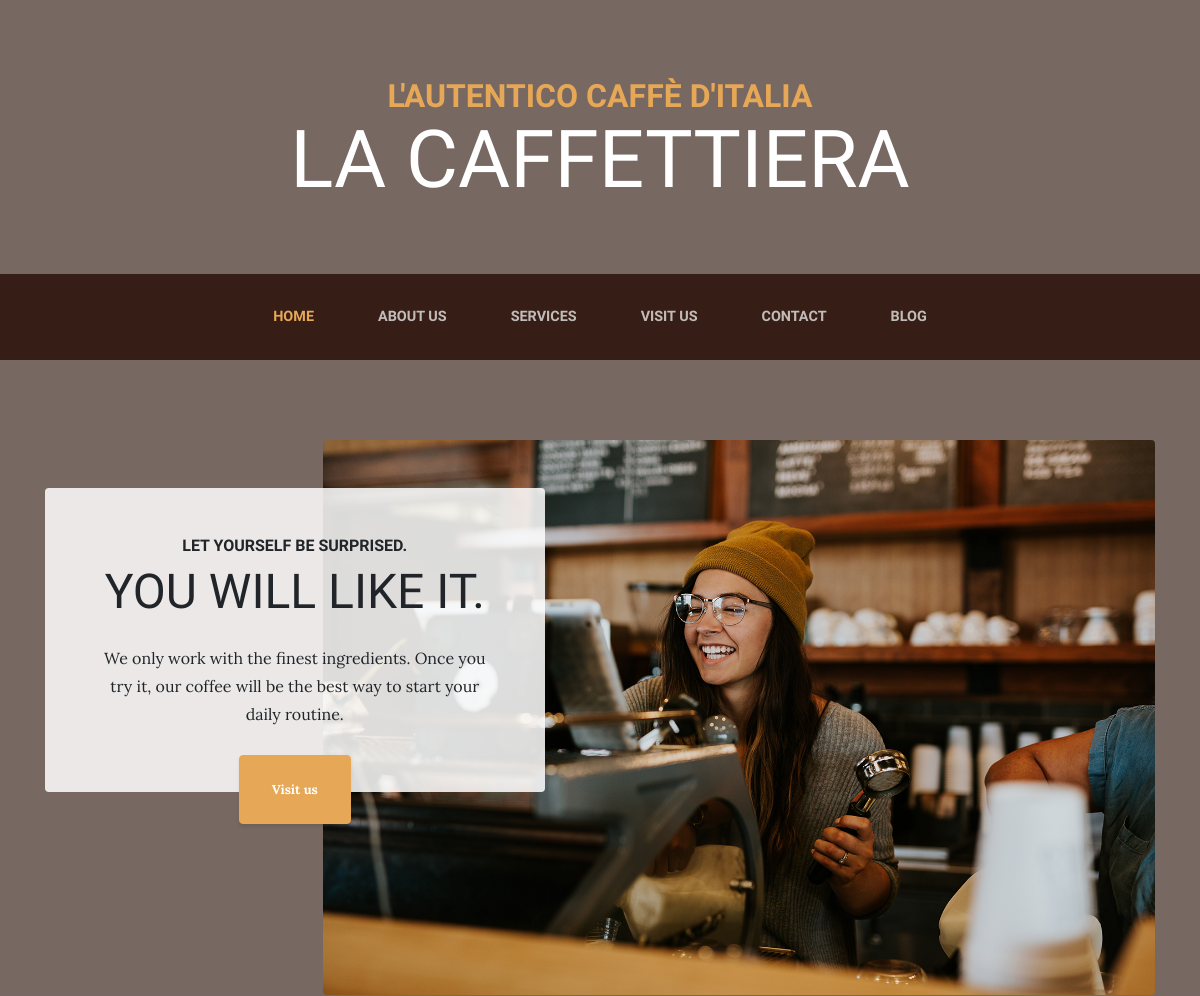
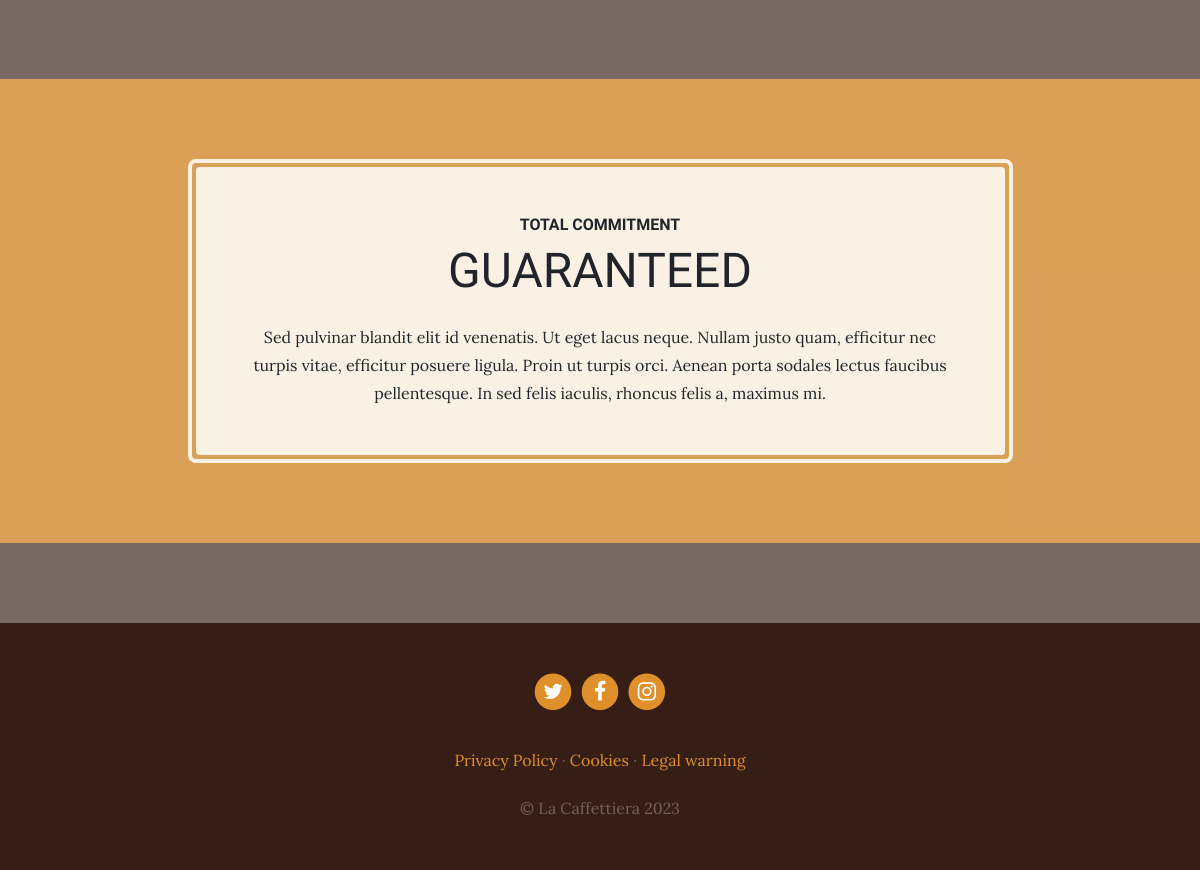
The page / on the database its author committed (2 pictures, top to bottom).
### pages/models.py (models this page shows, shortened)
class Page(models.Model):
    title = models.CharField(verbose_name='Title', max_length=200)
    content = RichTextField(verbose_name='Content')
    order = models.SmallIntegerField(verbose_name='Order', default=0)
    created = models.DateTimeField(auto_now_add=True, verbose_name='Creation date')
    updated = models.DateTimeField(auto_now=True, verbose_name='Update date')
    class Meta:
        verbose_name = "Page"
        verbose_name_plural = "Pages"
        ordering = ['order', 'title']

### core/views.py (the view)
# urls.py: path('', views.home, name='home'),
def home(request):
    return render(request, "core/home.html")

### pages/processors.py (called while the page is built)
def ctx_dict(request):
    return {'pages': Page.objects.all()}

### social/processors.py (called while the page is built)
def ctx_dict(request):
    ctx = {}
    links = Link.objects.all()
    for link in links:
        ctx[link.key] = link.url
    return ctx

### core/templates/core/home.html (shortened to what this page needs)
{% extends 'core/base.html' %}
{% block content %} {% load static %}
<section class="page-section clearfix">
    <div class="container">
      <div class="intro">
        <img class="intro-img img-fluid mb-3 mb-lg-0 rounded" src="{% static 'core/img/intro.jpg' %}" alt="">
        <div class="intro-text left-0 text-center bg-faded p-5 rounded">
          <h2 class="section-heading mb-4">
            <span class="section-heading-upper">Let yourself be surprised.</span>
            <span class="section-heading-lower">You will like it.</span>
          </h2>
          <p class="mb-3">We only work with the finest ingredients. Once you try it, our coffee will be the best way to start your daily routine.
          </p>
          <div class="intro-button mx-auto">
            <a class="btn btn-primary btn-xl" href="{% url 'store' %}">Visit us</a>
          </div>
        </div>
      </div>
    </div>
  </section>
  <section class="page-section cta">
    <div class="container">
      <div class="row">
        <div class="col-xl-9 mx-auto">
          <div class="cta-inner text-center rounded">
            <h2 class="section-heading mb-4">
              <span class="section-heading-upper">Total commitment</span>
              <span class="section-heading-lower">Guaranteed</span>
            </h2>
            <p class="mb-0">Sed pulvinar blandit elit id venenatis. Ut eget lacus neque. Nullam justo quam, efficitur nec turpis vitae, efficitur posuere ligula. Proin ut turpis orci. Aenean porta sodales lectus faucibus pellentesque. In sed felis iaculis, rhoncus felis a, maximus mi.</p>
          </div>
        </div>
      </div>
    </div>
  </section>
{% endblock %}

### core/templates/core/base.html (shortened to what this page needs)
<!DOCTYPE html>
<html lang="en">
  <head>
    {% load static %}
    <link href="{% static 'core/vendor/bootstrap/css/bootstrap.min.css' %}" rel="stylesheet">
    <link href="{% static 'core/vendor/font-awesome/css/font-awesome.min.css' %}" rel="stylesheet" type="text/css">
    <link href="{% static 'core/css/business-casual.css' %}" rel="stylesheet">
  </head>
  <body>
    <h1 class="site-heading text-center text-white d-none d-lg-block">
      <span class="site-heading-upper text-primary mb-3">L'autentico caffè d'italia</span>
      <span class="site-heading-lower">La Caffettiera</span>
    </h1>
    <nav class="navbar navbar-expand-lg navbar-dark py-lg-4" id="mainNav">
      <div class="container">
        <div class="collapse navbar-collapse" id="navbarResponsive">
          <ul class="navbar-nav mx-auto">
            <li class="nav-item px-lg-4 {% if request.resolver_match.view_name == 'home' %} active {% endif %}">
              <a class="nav-link text-uppercase text-expanded" href="{% url 'home' %}">Home</a>
            </li>
            <li class="nav-item px-lg-4 {% if request.resolver_match.view_name == 'about' %} active {% endif %}">
              <a class="nav-link text-uppercase text-expanded" href="{% url 'about' %}">About us</a>
            </li>
            <li class="nav-item px-lg-4 {% if request.resolver_match.view_name == 'services' %} active {% endif %}">
              <a class="nav-link text-uppercase text-expanded" href="{% url 'services' %}">Services</a>
            </li>
            <li class="nav-item px-lg-4 {% if request.resolver_match.view_name == 'store' %} active {% endif %}">
              <a class="nav-link text-uppercase text-expanded" href="{% url 'store' %}">Visit us</a>
            </li>
            <li class="nav-item px-lg-4 {% if request.resolver_match.view_name == 'contact' %} active {% endif %}">
              <a class="nav-link text-uppercase text-expanded" href="{% url 'contact' %}">Contact</a>
            </li>
            <li class="nav-item px-lg-4 {% if request.resolver_match.view_name == 'blog' or request.resolver_match.view_name == 'category' %} active {% endif %}">
              <a class="nav-link text-uppercase text-expanded" href="{% url 'blog' %}">Blog</a>
            </li>
          </ul>
        </div>
      </div>
    </nav>
    {% block content %}{% endblock %}
    <footer class="footer text-faded text-center py-5">
      <div class="container">
        <p class="m-0">
          {% if LINK_TWITER %}
            <a href="{{LINK_TWITER}}" class="link">
              <span class="fa-stack fa-lg">
                <i class="fa fa-circle fa-stack-2x"></i>
                <i class="fa fa-twitter fa-stack-1x fa-inverse"></i>
              </span>
            </a>
          {% endif %}
          {% if LINK_FACEBOOK %}
            <a href="{{LINK_FACEBOOK}}" class="link">
              <span class="fa-stack fa-lg">
                <i class="fa fa-circle fa-stack-2x"></i>
                <i class="fa fa-facebook fa-stack-1x fa-inverse"></i>
              </span>
            </a>
          {% endif %}
          {% if LINK_INSTAGRAM %}
            <a href="{{LINK_INSTAGRAM}}" class="link">
              <span class="fa-stack fa-lg">
                <i class="fa fa-circle fa-stack-2x"></i>
                <i class="fa fa-instagram fa-stack-1x fa-inverse"></i>
              </span>
            </a>
          {% endif %}
	    </p>
        <p class="m-0 mbt">
          {% for page in pages %}
        	  <a href="{% url 'page' page.id page.title|slugify %}" class="link">{{page.title}}</a> {% if not forloop.last %} · {% endif %}
          {% endfor %}
		</p>
        <p class="m-0 mbt1">&copy; La Caffettiera 2023</p>
      </div>
	</footer>
  </body>
</html>

### core/static/core/css/business-casual.css (style rules this page uses)
body { font-family: 'Lora'; background: linear-gradient(rgba(47, 23, 15, 0.65), rgba(47, 23, 15, 0.65)), url("../img/bg.jpg"); background-attachment: fixed; background-position: center; background-size: cover; }
h1, h2, h3, h4, h5, h6 { font-family: 'Raleway'; }
p { line-height: 1.75; }
.text-faded { color: rgba(255, 255, 255, 0.3); }
.site-heading { margin-top: 5rem; margin-bottom: 5rem; text-transform: uppercase; line-height: 1; font-family: 'Raleway'; }
.site-heading .site-heading-upper { display: block; font-size: 2rem; font-weight: 800; }
.site-heading .site-heading-lower { font-size: 5rem; font-weight: 100; line-height: 4rem; }
.page-section { margin-top: 5rem; margin-bottom: 5rem; }
.section-heading { text-transform: uppercase; }
.section-heading .section-heading-upper { display: block; font-size: 1rem; font-weight: 800; padding-bottom:.5rem; }
.section-heading .section-heading-lower { display: block; font-size: 3rem; font-weight: 100; }
.bg-faded { background-color: rgba(255, 255, 255, 0.85); }
#mainNav { background-color: rgba(47, 23, 15, 0.9); font-family: 'Raleway'; }
#mainNav .navbar-nav .nav-item .nav-link { color: rgba(255, 255, 255, 0.7); font-weight: 800; }
#mainNav .navbar-nav .nav-item.active .nav-link { color: #e6a756; }
@media (min-width: 992px) { #mainNav .navbar-nav .nav-item .nav-link { font-size: 0.9rem; } }
.btn-xl { font-weight: 700; font-size: 0.8rem; padding-top: 1.5rem; padding-bottom: 1.5rem; padding-left: 2rem; padding-right: 2rem; }
.intro { position: relative; }
@media (min-width: 992px) { .intro .intro-img { width: 75%; float: right; } }
@media (min-width: 992px) { .intro .intro-text { left: 0; width: 60%; margin-top: 3rem; position: absolute; } }
@media (min-width: 992px) { .intro .intro-text .intro-button { width: 100%; left: 0; position: absolute; bottom: -2rem; } }
@media (min-width: 1200px) { .intro .intro-text { width: 45%; } }
.cta { padding-top: 5rem; padding-bottom: 5rem; background-color: rgba(230, 167, 86, 0.9); }
.cta .cta-inner { position: relative; padding: 3rem; margin: 0.5rem; background-color: rgba(255, 255, 255, 0.85); }
.cta .cta-inner:before { border-radius: 0.5rem; content: ''; position: absolute; top: -0.5rem; bottom: -0.5rem; left: -0.5rem; right: -0.5rem; border: 0.25rem solid rgba(255, 255, 255, 0.85); }
.footer { background-color: rgba(47, 23, 15, 0.9); }
.text-primary { color: #e6a756 !important; }
.btn { box-shadow: 0px 3px 3px 0px rgba(33, 37, 41, 0.1); }
.btn-primary { background-color: #e6a756; border-color: #e6a756; }
.mbt { padding-top: 2rem; }
.mbt1 { padding-top: 1.25rem; }
a.link { color: #df902a; }

### rows shown on the page
Page: title "Privacy Policy"
Page: title "Cookies"
Page: title "Legal warning"
